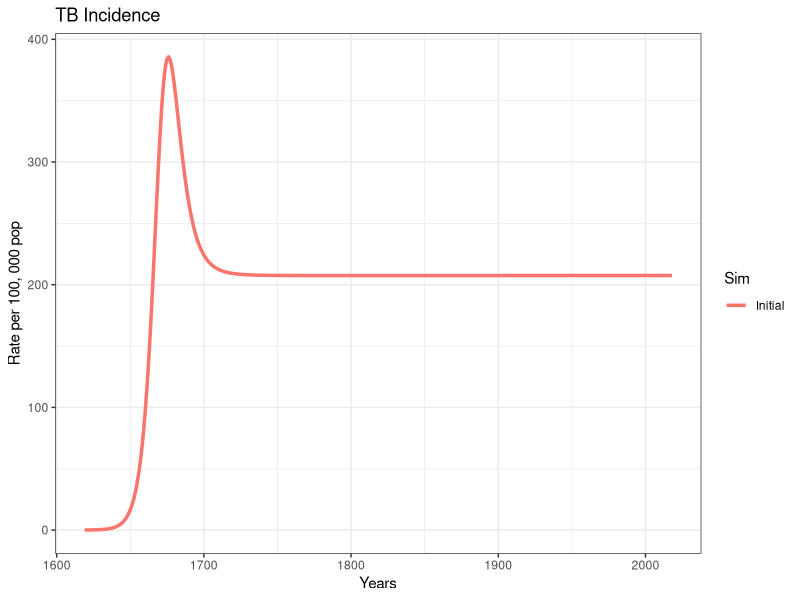
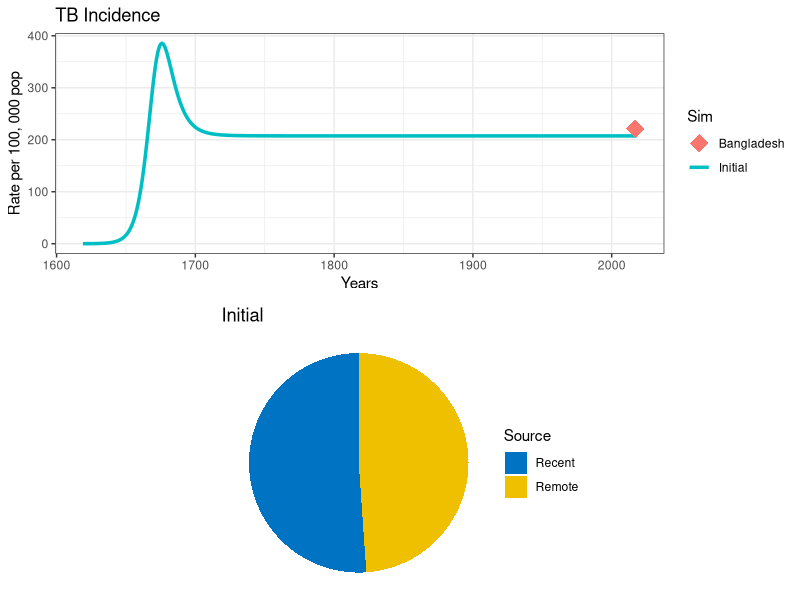
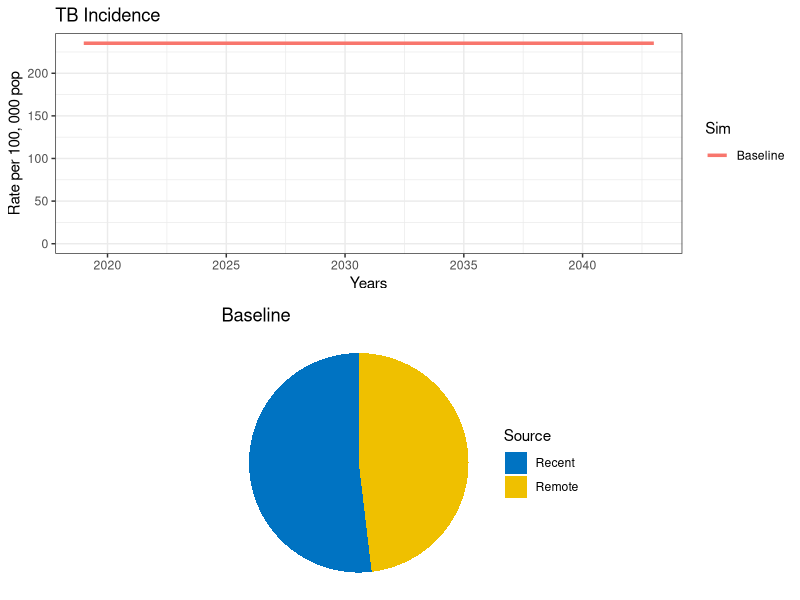

Reproduce these figures in R, in order. (Note: this script raises an error after producing the figures.)
## ---- chunk 1
knitr::opts_chunk$set(echo = TRUE)

# toggle to render full version 
full_version   <- FALSE
render_snippet <- if (full_version) 'asis' else FALSE
## ---- chunk 2
# install.packages("deSolve", dep = TRUE)
# install.packages("gridExtra", dep = TRUE)
# install.packages("ggplot2", dep = TRUE)
## ---- chunk 3
# Load packages
library(deSolve)
library(gridExtra)
library(ggplot2)
library(reshape)
## ---- chunk 4

# Model Parameters
T.lfx    <- 72              # Life expectancy
T.dur    <- 3               # Duration of infectious period
beta     <- 5             # Transmission rate per capita
break_in <- 0.1*(1/T.lfx)   # Transition rate from latent into active disease
selfcure <- 0.5*(1/T.dur)   # Rate of spontaneous cure
mu       <- 1/T.lfx         # Background mortality rate
mu_tb    <- 0.5*(1/T.dur)   # TB mortality rate
fast     <- 0.1             # Fraction fast progressing to active TB
imm      <- 0.5             # Infectiousness decline (partial immunity)
relapse  <- 0.005           # Relapse rate
## ---- chunk 5
TB.Basic <- function (t, state, parameters) {
  with(as.list(c(state, parameters)),             
       {
      
         N      <- U + L + I + R            # Total population
         births <- I * mu_tb + N * mu       # Births (for stable population)
         lambda <- beta * I/N               # Force of Infection
         
         # Uninfected 
         dU <- births - U * (lambda + mu)                              
         
         # Latent 
         dL <- U * lambda * (1-fast) + R * (lambda * (1-fast) * imm) - L * (mu + break_in) 
         
         # Active TB
         dI <- U * lambda * fast + R * (lambda * fast * imm) +  L * break_in + R * relapse -
               I * (mu + mu_tb + selfcure)
         
         # Recovered
         dR <- I * selfcure - R * (lambda * imm + relapse + mu)      
         
         # Model outcomes
         dIncidence <- U * (lambda * fast) + R * (lambda * fast * imm) + L * break_in + R * relapse 
         
         dIrecent   <- U * (lambda * fast) + R * (lambda * fast * imm) +  R * relapse                                               
         dIremote   <- L * break_in +  R * relapse 
         
         # wrap-up 
         dx <- c(dU, dL, dI, dR, dIncidence, dIrecent, dIremote)
         list(dx)
       }
  )
}
## ---- chunk 6
get_intervention <- function(sfin, params_new, params_old, times_new,
                             t.interv, fx_scale, fx_basic, int_name, data_stub) {

  # Starting conditions
  xstart <- c(U = sfin$U,
              L = sfin$L,
              I = sfin$I,
              R = sfin$R,
              Incidence = sfin$Incidence,
              Irecent   = sfin$Irecent,
              Iremote   = sfin$Iremote)

  # Select type of function
  if (is.na(t.interv)) {
    fx <- fx_basic
  }  else {
    fx <- fx_scale
  }
  
  # Run the model
  out <- as.data.frame(ode(y = xstart, times = times_new,
                           func = fx, parms = params_new)) 
  # Model output
  N           <- out$U + out$L + out$I + out$R
  rate.inc    <- 1e5 * (diff(out$Incidence) / N[1:length(N) - 1])
  fr.remo     <- diff(out$Iremote) / diff(out$Incidence)
  time        <- out$time[1:length(out$time) - 1]
  dat         <- data.frame(Years = time + (2019 - 400), Incidence = rate.inc)
  dat$Sim     <- int_name

  # If it is a first run, nothing to append 
  if (is.na(data_stub)) {
    data <- dat
  }
  else # Append previous runs
  {
    data <- rbind(data_stub, dat)
  }

  remote <- fr.remo  # rename a variable with the fraction of remote incidence
  titl   <- int_name

  p <- ggplot(data = data, mapping = aes(x = Years, y = Incidence, col = Sim))
  p1 <- p +
    geom_line(size = 1.2) +
    ggtitle ("TB Incidence") +
    theme_bw() + ylab("Rate per 100, 000 pop") +
    ylim(0, max(data$Incidence))

  df <- data.frame(
    Source = c("Recent", "Remote"),
    value  = c(1 - tail(remote, 1), tail(remote, 1))
  )

  # Pie chart of remote vs recent incidence 
  mycols <- c("#0073C2FF", "#EFC000FF")
  pie <- ggplot(df, aes(x = "", y = value, fill = Source)) +
    geom_bar(width = 1, stat = "identity") +
    coord_polar("y", start = 0) +
    scale_fill_manual(values = mycols) +
    theme_void() +
    ggtitle(titl)

  output <- list("out" = out, "lines" = p1, "pie" = pie, "data" = data)

  # Return the results
  return(output)
}

## ---- chunk 7

t.intervention <- 400      # years of simulation
t.scale        <- 3        # Scaling up time of interventions
times <- seq(0, t.intervention, by = 1)          # time scale

## ---- chunk 8
# Prepare to run
params <- c(break_in = break_in, selfcure = selfcure, mu = mu, mu_tb = mu_tb,
            beta = beta, fast = fast, imm = imm, relapse = relapse) # running parameters

# Initial Conditions
N  <- 1                  # Total population equal to unity 
I0 <- 1e-6               # TB seed at time 0

xstart <- data.frame(U = N-I0,
                     L = 0,
                     I = I0,  
                     R = 0,
                     Incidence = 0, 
                     Irecent = 0, 
                     Iremote = 0)                
## ---- chunk 9

# run the model
out  <- get_intervention(xstart, params, NA, times, NA, NA, TB.Basic,
                         "Initial", NA) 
# plot
out$lines


## ---- chunk 10

cat("
*Answer*

4) Briefly, an epidemic reaches endemic equilibrium when the average number of secondary infections at time *t* is equal to 1, this is when the net reproduction number is equal to one.

5) $R_0*S = 1$, *where S is the fraction of population susceptible at time t*
")

## ---- chunk 11

cat("
*Answer*

6)

* The fact that TB does not confer complete immunity means that even infected individuals are part of the pool of susceptibles at each point in time.

* A long incubation period (sometimes as long as a lifetime) means that the transmission potential described by $R_0$ can hardly reflect  the potential to produce new infectious cases.

* Extra: $R_0$ is defined as the transmission potential in a fully susceptible population. The long-term dynamics of TB will make any interpretation of this number meaningless for our current population, given the drastic demographic changes that have occurred over the centuries.

")

## ---- chunk 12
Inc.country    <- 221 # TB incidence per 100,000 (including TB/HIV) 
country.name   <- "Bangladesh"  # e.g., "Sierra Leone"
params["beta"] <- 6.9  # Transmission rate per capita per year

# run the model
out0  <- get_intervention(xstart, params, NA, times, NA, NA, TB.Basic,
                          "Initial", NA) 

# plot
dot <- data.frame(Data = "Bangladesh", Years = 2017, incidence = Inc.country)

p1 <- out$lines +
  geom_point(dot, mapping = aes(x = Years, y = incidence, col = Data), 
             size = 6, shape = 18) 

grid.arrange(p1, out$pie)
## ---- chunk 13
# Intervention scaling function
scale_up <- function(t, state, parameters, t.interv, parameters_old, fx) {
  
  scale <- min((t - t.interv[1])/(t.interv[2] - t.interv[1]), 1) 
  if (scale < 0) 
  {
    scale <- 0
  }
  
  pars_scaled <- parameters;
  
  pars_scaled <- parameters_old + scale * (parameters - parameters_old)
  
  return(fx(t, state, pars_scaled))
}

## ---- chunk 14
# Function handles

fx_basic <- TB.Basic
fx_scale <- function(t, state, parameters) scale_up(t, state, parameters, t.interv, params, fx_basic)
## ---- chunk 15
## Simulation 0
# Project at baseline
int_name    <- "Baseline"

# Initial conditions (starting in 2019)
sfin        <- tail(out0$out, 1)                             
params_base <- params
times_new   <- seq(t.intervention, t.intervention + 25, by = 1)
t.interv    <- c(times_new[2], times_new[2] + t.scale)

# Run model
data0 <- get_intervention(sfin, params_base, params_base, times_new, NA,
                          fx_scale, fx_basic, "Baseline", NA) 
# Plot
grid.arrange(data0$lines, data0$pie)
 


## ---- chunk 16

cat("
*Answer*

5)

* Treatment completion rates: TB treatment is long and potentially toxic. Low adherence is a big problem for TB programmes
* Drug sensitivity of TB strain: even with full completion, resistance to components of TB treatment regimen will invariably lead to treatment failure   
* Extra: Concomitant TB and HIV treatment: even with full completion and a drug-sensitive TB  strain, interactions with antiretrovirals might reduce the bioavailability of TB drugs.      

")

## ---- chunk 17
## Simulation 1
# An Intervention simulating introduction of treatment
int_name  <- "Treatment"

# Update parameter results data frame to append new results
params_1  <- params_base
data_stub <- data0$data


# Change parameters for intervention
T.cs  <- 1     # Time delay (yrs) between developing symptoms and seeking care
pDx   <- 0.95   # Probability of being diagnosed once care sought
pTx   <- 0.95   # probability of receiving correct Tx if diagnosed
T.rTx <- 0.5 # 6 months treatment duration

Tx <- pDx * pTx * (1/(T.cs + T.rTx))

params_1["selfcure"] <- selfcure + Tx

data1 <- get_intervention(sfin, params_1, params_base, times_new, t.interv,
                          fx_scale, fx_basic, int_name, data_stub) 

p1 <- data1$lines +
  # EndTb
  geom_hline(yintercept = Inc.country*0.1, linetype = "dashed", color = "black", size = 1) +
  # Elimination
  geom_hline(yintercept = 0.1/1e5, linetype = "dashed", color = "red", size = 1)


grid.arrange(p1, data1$pie )
## ---- chunk 18

cat("
*Answer*

8) The fraction of incident cases from a remote source has increased with the intervention. This reflects the fact that successful TB treatment removes individuals from the infectious pool at a higher rate than they are generated.
")

## ---- chunk 19
## Simulation 2
# An Intervention simulating demand generation
int_name  <- "Demand generation"

# Update parameter results data frame to append new results
params_2  <- params_1
data_stub <- data1$data

# Change parameters for intervention
T.cs  <-  1*(1-0.75)    # Time delay (yrs) between developing symptoms and seeking for care
pDx   <-  0.95     # Probability of being diagnosed once sought care
pTx   <-  0.95     # probability of receiving correct Tx if diagnosed
T.rTx <-  0.5     # 6 months treatment duration

Tx    <- pDx*pTx*(1/(T.cs + T.rTx))

params_2["selfcure"] <- selfcure + Tx

data2 <- get_intervention(sfin, params_2, params_BASE, times_new, t.interv,
                          fx_scale, fx_basic, int_name, data_stub) 

p1 <- data2$lines +
  # EndTb
  geom_hline(yintercept = Inc.country*0.1, linetype = "dashed", color = "black", size = 1) +
  # Elimination
  geom_hline(yintercept = 0.1/1e5, linetype = "dashed", color = "red", size = 1)


grid.arrange(p1, data2$pie)
## ---- chunk 20
## Simulation 3
int_name  <- "Transmission stop"

# Update parameter results data frame to append new results
params_3  <- params_2
data_stub <- data2$data

# An Intervention simulating transmission reduction

params_3["beta"] <- 0


data3 <- get_intervention(sfin, params_3, params_base, times_new, t.interv,
                          fx_scale, fx_basic, int_name, data_stub) 

p1 <- data3$lines +
  # EndTb
  geom_hline(yintercept = Inc.country*0.1, linetype = "dashed", color = "black", size = 1) +
  # Elimination
  geom_hline(yintercept = 0.1/1e5, linetype = "dashed", color = "red", size = 1)


grid.arrange(p1, data3$pie)

## ---- chunk 21

cat("
*Answer*

11) Setting beta to zero will stop ongoing transmission but relapse is still occurring among previously infected individuals and latent infections are still breaking into active disease.

12) Relapse could only be prevented by introducing a therapy that is 100% sterilizing, which is currently unavailable. But the latent pool of infected individuals can be addressed with preventive treatment, which is currently available.
")

## ---- chunk 22
## Simulation 4
# An Intervention simulating LTBI treatment
int_name  <- "Prevention"

# Update parameter results data frame to append new results
params_4  <- params_3
data_stub <- data3$data

params_4["break_in"] <- 0.01 * (1/T.lfx)

data4 <- get_intervention(sfin, params_4, params_base, times_new,
                          t.interv, fx_scale, fx_basic, int_name, data_stub) 

p1 <- data4$lines +
  # EndTb
  geom_hline(yintercept = Inc.country*0.1, linetype = "dashed", color = "black", size = 1) +
  # Elimination
  geom_hline(yintercept = 0.1/1e5, linetype = "dashed", color = "red", size = 1)


grid.arrange(p1, data4$pie)

## ---- chunk 23

cat("
*Answer*

a) Age is an important factor of TB dynamics: children are more likely to develop extra-pulmonary TB (non-infectious) which overall makes this group (0 to 5 years) less likely to transmit the infection. Also, as the slow progression to latent TB can take as long as a life time, it is common to observe that reductions in burden will first impact younger ages, while the older groups accumulate a larger number of latent progressors. Finally, age mixing patterns are an important factor when establishing the overall size of an epidemic. 

b) Transmission and progression to active TB is known to be strongly related to risk factors that drive epidemics in different settings. Existence of risk groups means that control strategies can be drastically reduced in scale if targeted to those risk groups fuelling the epidemic.

c) Since MDR-TB is the resulting effect of a wide access to TB drug regimens. As such, incomplete coverage and treatment completion will effectively lead epidemics to transition into higher rates of MDR-TB, making the case of elimination even harder.

")
